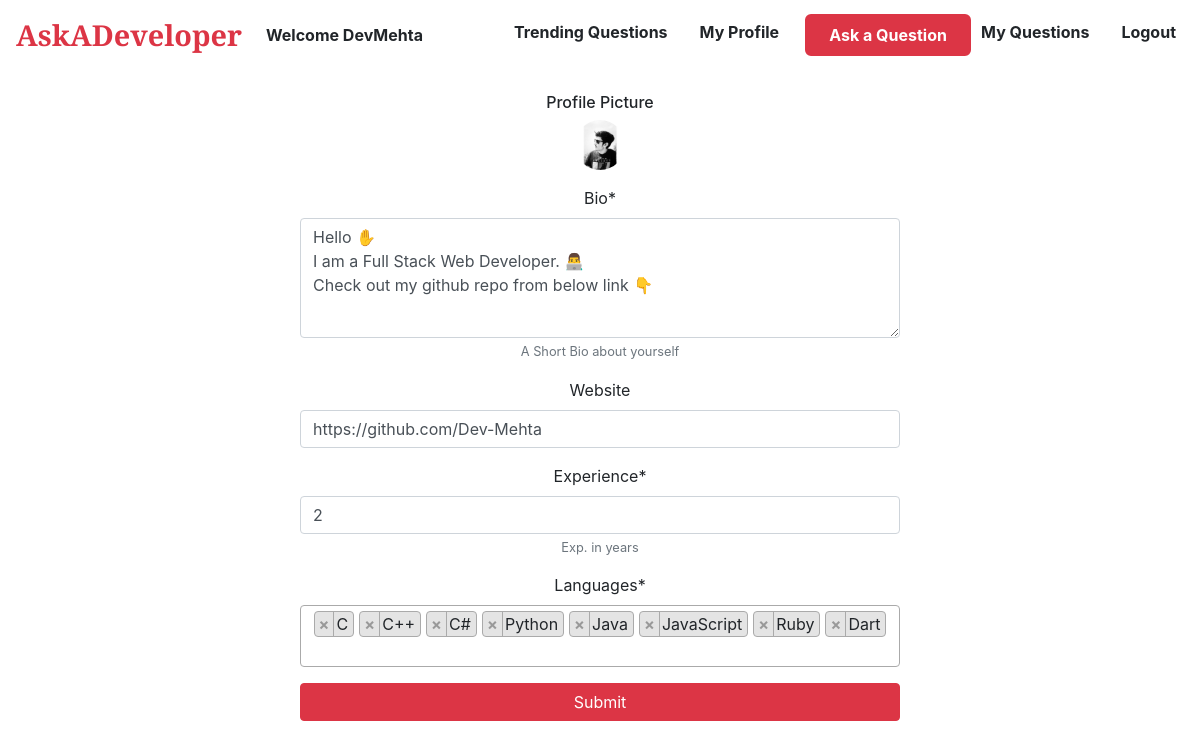
Screenshot of /1/edit-profile/ (signed in) with the database file from the repository.
### accounts/models.py (models this page shows, shortened)
class UserProfile(models.Model):
	user = models.ForeignKey(User, on_delete=models.CASCADE)
	bio = models.TextField(max_length=200, help_text='A Short Bio about yourself')
	website = models.URLField(blank=True, null=True)
	profile_picture = models.ImageField(upload_to='static/images/profile_picture', max_length=255, blank=True, default='')
	experience = models.PositiveIntegerField(help_text='Exp. in years')
	languages = models.ManyToManyField(ProgrammingLanguage)
	follows = models.ManyToManyField('UserProfile',blank=True, related_name='following')
	followers = models.ManyToManyField('UserProfile', blank=True)

class ProgrammingLanguage(models.Model):
	language = models.CharField(max_length=256)
	bg_color = models.CharField(max_length=50,default='#000000');
	def __str__(self):
		return self.language

### accounts/views.py (the view, shortened to what this page needs)
# urls.py: path('<int:pk>/edit-profile/', views.UserProfileUpdateView.as_view(), name='edit_profile')
class UserProfileUpdateView(UpdateView):
	model = UserProfile
	fields = ['experience',
			 'languages',
			 'bio',
			 'website'
	]
	def get(self,request, *args, **kwargs):
		try:
			user = User.objects.get(username=self.request.user)
			user_profile = UserProfile.objects.get(user=user)
			requested_user = UserProfile.objects.get(id=self.kwargs['pk'])
			if not user_profile==requested_user:
				return redirect('/')
			else:
				return super(UserProfileUpdateView, self).get(request,*args,**kwargs)
		except UserProfile.DoesNotExist:
			user=User.objects.get(username=self.request.user)
			up = UserProfile(
				user=user,
				bio="",
				website=None,
				experience=1,
				profile_picture=f'static/images/profile_picture/Dev.png'
			)
			up.save()
			up.languages.add(ProgrammingLanguage.objects.get(language='C'))
			up.follows.add(UserProfile.objects.get(user=User.objects.get(username='Dev')))
			admin = UserProfile.objects.get(user=User.objects.get(username='Dev'))
			up.save()
			admin.followers.add(up)
			admin.save()
			uid=self.kwargs['pk']
			return redirect(f'/{uid}/edit-profile/')
	def get_context_data(self,*args,**kwargs):
		context = super().get_context_data(*args, **kwargs)
		up = UserProfile.objects.get(id=self.kwargs['pk'])
		context['profile'] = up
		im = up.profile_picture.read()
		bs64_url = base64.b64encode(im)
		context['c_pp_url'] = bs64_url.decode()
		return context

### templates/accounts/userprofile_form.html (shortened to what this page needs)
{% extends "base.html" %}
{% load crispy_forms_tags %}
{% block body %}
<center>
    <form class="form-group" method="POST">
    	<br/>
    	<h6 style="font-size: 16px;">Profile Picture</h6>
    	<img class="img-fluid" style="width: 50px;height: 50px;border-radius: 50%;margin-top: 0px;cursor: pointer;" src="/media/{{profile.profile_picture}}" id="file_btn">
    	{{form.bio|as_crispy_field}}
    	{{form.website|as_crispy_field}}
    	{{form.experience|as_crispy_field}}
    	{{form.languages|as_crispy_field}}
    	<button class="btn btn-block btn-form-submit btn-danger">Submit</button>
    </form>
</center>
{% endblock body %}

### templates/base.html (shortened to what this page needs)
<!DOCTYPE html>
<html>
<head>
	<link rel="stylesheet" href="https://stackpath.bootstrapcdn.com/bootstrap/4.5.2/css/bootstrap.min.css">
	<link href="https://cdn.jsdelivr.net/npm/select2@4.1.0-beta.1/dist/css/select2.min.css" rel="stylesheet" />
</head>
<body>
	{% if request.user.is_authenticated %}
	<nav class="navbar navbar-expand-lg">
	  <a class="navbar-brand" href="/">AskADeveloper</a>
	  <div class="collapse navbar-collapse" id="navbarNav">
	    <ul class="navbar-nav">
	      <li class="nav-item">
	          <span class="nav-link"><b>Welcome {{ request.user.username }}</b></span>
	        </li>
	  	</ul>
	    <nav class="ml-auto">
	      <ul class="navbar-nav">
	        <li class="nav-item mr-3">
	          <a href="{% url 'trending' %}" class="nav-link"><b>Trending Questions</b></a>
	        </li>
	        <li class="nav-item mr-3">
	          <a class="nav-link" href="/{{request.user}}"><b>My Profile</b></a>
	        </li>
	        <li class="nav-item">
	          <a class="nav-link btn-login" href="/questions/create" style=""><b>
	        &nbsp;&nbsp;&nbsp;&nbsp;Ask a Question&nbsp;&nbsp;&nbsp;&nbsp;</b></a>
	        </li>
	        <li class="nav-item">
	        	<a class="nav-link" href="#"><b>My Questions</b></a>
	        </li>
	        <li class="nav-item ml-3">
	    	   <a class="nav-link" href="/logout" id="logout"><b>Logout</b></a>
	        </li>
	      </ul>
	    </nav>
	  </div>
	</nav>
	{% endif %}
	<div class="container">
	{% block body %}
	{% endblock body %}
	</div>
</body>
</html>

### templates/base.html (style rules this page uses)
body { font-family: 'SF Pro Text', sans-serif; }
.navbar-brand, .navbar-brand:hover { color: var(--red); font-weight: bold; font-family: 'Playfair Display'; font-weight: 700; font-size: 1.8rem; }
.nav-link, .nav-link:hover { color: var(--grey); }
.btn-login { width: 170px; color: #fff; background: var(--red);padding: 9px 16px; border-radius: 8px; border: 2px solid #fff; text-align: center; transition: 0.3s; }

### templates/accounts/userprofile_form.html (style rules this page uses)
form { max-width: 600px; }
textarea { max-height: 120px; }

### rows the page displays
UserProfile: profile_picture (picture), bio "Hello ✋ I am a Full Stack Web Developer. 👨‍💻 Check out my github repo from below link 👇", website "https://github.com/Dev-Mehta", experience "2", languages|as_crispy_field "Languages *"

### other values shown
{{ request.user.username }} "DevMehta"
